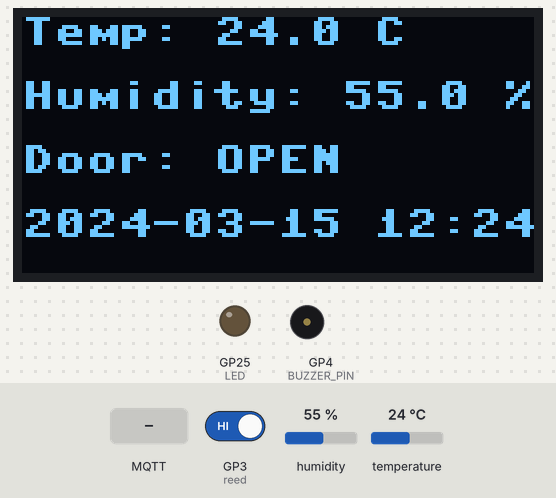
Recording of a program running on a simulated Raspberry Pi Pico running MicroPython. On the bench: 128×64 one-colour display, output pins drawn as LEDs (lit = HIGH), buzzer (waves = sounding, pin HIGH). The inputs (shaded band) are chosen by the test bench; at power-on: GP3 (reed) HIGH, humidity 55 %, temperature 24 °C. WiFi joins after 1.5 s; the clock reads 2024-03-15 10:24:30 at power-on unless the program sets it; files the program writes start out absent; no MQTT or app messages arrive unless stated; outgoing connections fail; library files of the repository ran but are not shown: ssd1306.py; what the program prints to the serial console is not drawn.

Above: at 3.8 s.
3.9 s: GP3 (reed) driven LOW
At 14.4 s:
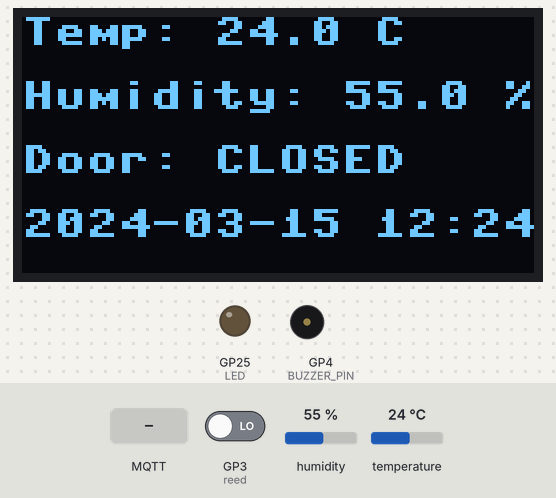
14.7 s: MQTT message "1" arrives on the first subscribed topic
At 14.83 s:
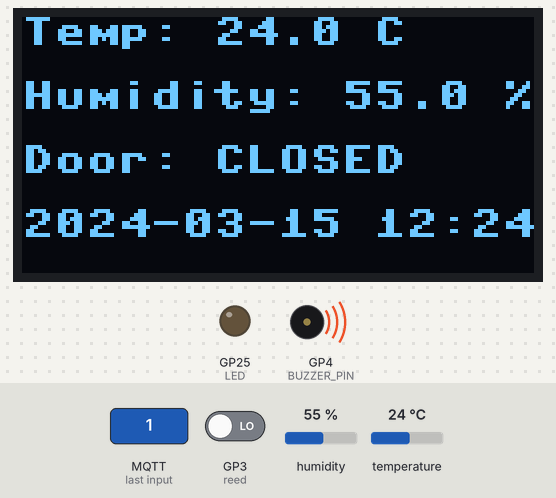
17.7 s: humidity set to 22 %
At 23.83 s:
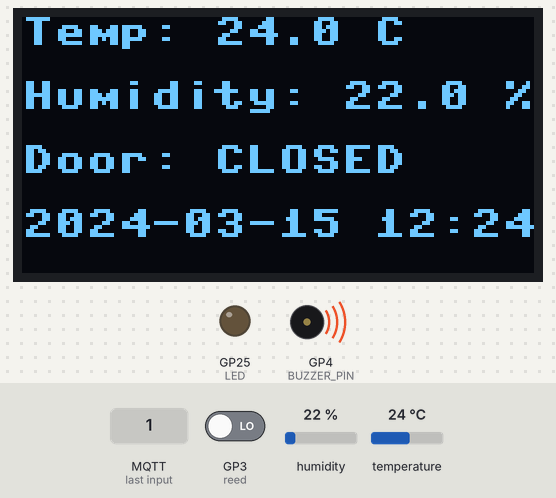
24.8 s: GP3 (reed) driven HIGH
At 34.33 s:
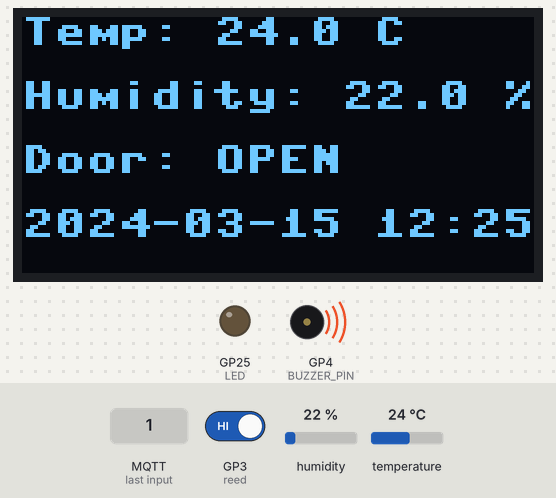
36.2 s: temperature set to 12 °C
At 43.83 s:
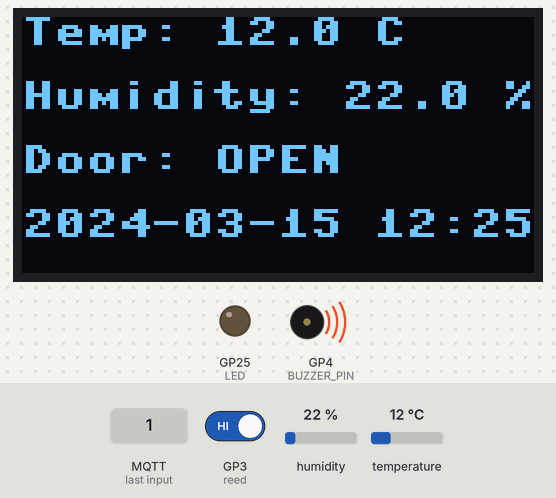
44.9 s: humidity set to 40 %
At 53.83 s:
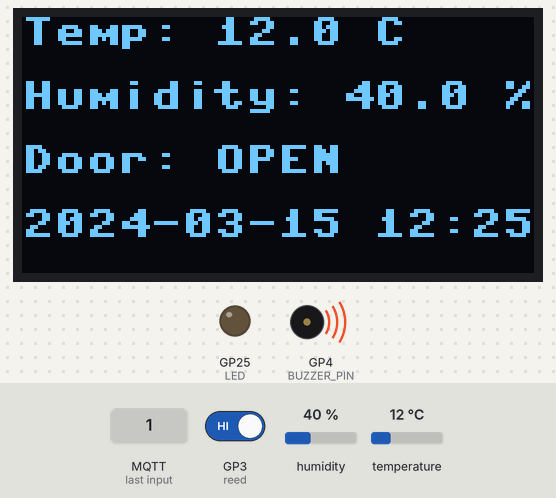
Timing chart, 0 to 56.0 s (numbered marks = the images above; inputs shaded):
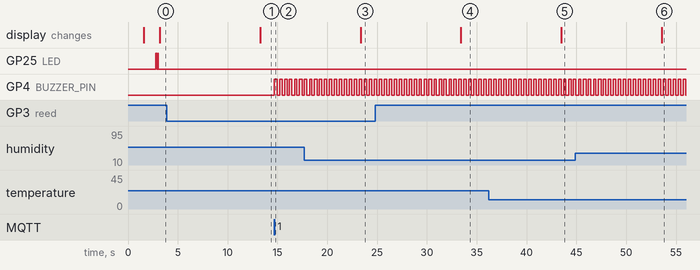

The program:

main.py
```python
"""Clinic medicine storage monitor - generic Raspberry Pi Pico W firmware.

One binary (MicroPython), four roles selected in config.py:

  storage  publishes {deviceId, temperatureC, humidityPct, recordedAt}
           to clinic/storage/<DEVICE_ID>/telemetry
  climate  publishes {sensorId, temp, humidity, recordedAt}
           to clinic/sensors/<SENSOR_ID>/telemetry/climate
  door     publishes {sensorId, containerOpen, recordedAt}
           to clinic/sensors/<SENSOR_ID>/telemetry/door on change + heartbeat
  buzzer   subscribes to clinic/actuators/<ACTUATOR_ID>/commands/buzzer,
           drives the buzzer pin, acks on clinic/actuators/<ACTUATOR_ID>/status

Topics and payloads mirror server/src/mqtt/mqtt.options.ts and
server/src/notifications/notification.dto.ts. Sensor roles publish a
retained online status on connect and register a retained offline last-will
so the server's clinic/sensors/<id>/status handler sees both edges.

Behavior on failure: the sensor roles keep sampling while the link is down.
Every reading is appended to the microSD history (sdlog.py); readings that
cannot be sent are queued on the card and replayed, oldest first, once the
session is back. Sensor roles reconnect through Uplink below; the buzzer
relies on umqtt.robust. If something else breaks, main() re-establishes WiFi
and rebuilds the session. The device never needs a reset to recover.
"""

import json
import time

import config
import machine
import sdlog
from net import (
    clock_due,
    connect_wifi,
    iso_sast,
    local_hms,
    local_iso,
    local_time_str,
    sync_clock,
    wifi_nudge,
    wifi_ok,
)
from umqtt.robust import MQTTClient
from umqtt.simple import MQTTClient as SimpleClient

# ---------------------------------------------------------------------------
# Role constants (match config.ROLE)
# ---------------------------------------------------------------------------
ROLE_STORAGE = "storage"
ROLE_CLIMATE = "climate"
ROLE_DOOR = "door"
ROLE_BUZZER = "buzzer"

LED = machine.Pin("LED", machine.Pin.OUT)


def log(*args):
    # Everything the Pico shows or sends is local time (SAST).
    print("[%s] [%s]" % (local_hms() or "--:--:--", config.DEVICE_ID), *args)


def blink(n=1, ms=80):
    for _ in range(n):
        LED.on()
        time.sleep_ms(ms)
        LED.off()
        if n > 1:
            time.sleep_ms(ms)


def dumps(payload):
    return json.dumps(payload)


def sensor_status_topic():
    return "clinic/sensors/%s/status" % config.SENSOR_ID


def actuator_status_topic():
    return "clinic/actuators/%s/status" % config.ACTUATOR_ID


def make_client():
    """Build the MQTT client for the configured role (not connected yet)."""
    client = MQTTClient(
        "pico-%s-%s" % (config.ROLE, config.DEVICE_ID),
        config.MQTT_BROKER,
        config.MQTT_PORT,
        user=config.MQTT_USER,
        password=config.MQTT_PASSWORD,
        keepalive=config.MQTT_KEEPALIVE,
    )
    client.DEBUG = True

    if config.ROLE != ROLE_BUZZER:
        # Retained last-will: if the device dies, the server flips it offline.
        client.set_last_will(
            sensor_status_topic(), dumps({"online": False}), retain=True, qos=0
        )

    return client


def connect_client(client):
    # A socket timeout makes a dead link raise OSError instead of hanging, but
    # the buzzer blocks on wait_msg() between commands, so it must not have one.
    timeout = None if config.ROLE == ROLE_BUZZER else config.MQTT_SOCKET_TIMEOUT_S
    client.connect(clean_session=False, timeout=timeout)
    log("mqtt: connected to %s:%s as %s (%s role)" % (
        config.MQTT_BROKER, config.MQTT_PORT, client.client_id, config.ROLE))


def publish_online(client):
    if config.ROLE != ROLE_BUZZER:
        # SimpleClient, not robust: raise on failure rather than retry forever.
        SimpleClient.publish(
            client,
            sensor_status_topic().encode(),
            dumps({"online": True}).encode(),
            retain=True,
            qos=0,
        )
    blink(2)


def buzzer_mode(text):
    """Map a server buzzer command to "off", "beep" or "continuous".

    Alerts arrive as {"on": true, "pattern": "beep"}; only an explicit
    "continuous" gives a solid tone, so anything else that turns the buzzer
    on beeps. The server publishes through NestJS, which wraps the payload as
    {"pattern": <topic>, "data": {...}}, so that envelope is unwrapped first.
    Plain "on"/"true"/"1" text is accepted too.
    """
    try:
        command = json.loads(text)
    except ValueError:
        command = text.strip().lower() in ("on", "true", "1")
    if isinstance(command, dict) and isinstance(command.get("data"), dict):
        command = command["data"]
    if isinstance(command, dict):
        on = bool(command.get("on", False))
        pattern = command.get("pattern")
    else:
        on = bool(command)
        pattern = None
    if not on:
        return "off"
    return "continuous" if pattern == "continuous" else "beep"


class Buzzer:
    """Buzzer on BUZZER_PIN: off, beeping, or solid. Call update() often (~20 ms).

    Beeping is driven by the clock rather than sleeps, so the main loop keeps
    sampling, publishing and listening for commands while it sounds.
    """

    def __init__(self):
        self.pin = machine.Pin(config.BUZZER_PIN, machine.Pin.OUT, value=0)
        self.mode = "off"
        self.started = time.ticks_ms()

    def set(self, mode):
        if mode != self.mode:
            self.mode = mode
            self.started = time.ticks_ms()  # start every beep sequence on a beep
            log("buzzer %s" % mode.upper())
        self.update()

    def update(self):
        if self.mode == "beep":
            phase = time.ticks_diff(time.ticks_ms(), self.started) % (
                config.BUZZER_BEEP_ON_MS + config.BUZZER_BEEP_OFF_MS
            )
            self.pin.value(1 if phase < config.BUZZER_BEEP_ON_MS else 0)
        else:
            self.pin.value(1 if self.mode == "continuous" else 0)


def buzzer_topic():
    return "clinic/actuators/%s/commands/buzzer" % config.ACTUATOR_ID


class Uplink:
    """Publisher for the sensor roles that keeps working through outages.

    umqtt.robust would retry a failed publish forever, stalling sampling for
    the whole outage. Uplink instead queues readings on the SD card, retries
    the connection every RECONNECT_DELAY_S, and replays the backlog in order
    (SD_REPLAY_BATCH rows per tick) before sending live readings again.
    Call tick() regularly; send() for each reading.

    With a Buzzer attached it also listens for the server's buzzer commands
    (clinic/actuators/<ACTUATOR_ID>/commands/buzzer): idle() sleeps while
    polling for them and keeping the beep pattern going.
    """

    def __init__(self, client, buzzer=None):
        self.client = client
        self.buzzer = buzzer
        self.up = False
        self.last_try = time.ticks_ms()

    def _down(self, e):
        if self.up:
            log("link down, queueing readings on SD: %r" % e)
        self.up = False
        self.last_try = time.ticks_ms()

    def _publish(self, topic, body):
        SimpleClient.publish(self.client, topic, body, False, 0)

    def connect(self):
        try:
            connect_client(self.client)
            publish_online(self.client)
            if self.buzzer is not None:
                self.client.set_callback(self._on_command)
                self.client.subscribe(buzzer_topic().encode(), qos=0)
                # Registers this Pico as an actuator so alerts at its location reach it.
                self._publish(
                    actuator_status_topic().encode(), dumps({"state": "online"}).encode()
                )
            self.up = True
            log("link up")
        except OSError as e:
            log("mqtt: connect failed: %r" % e)
            self._down(e)

    def tick(self):
        """Reconnect if down, keep the clock synced, then replay a batch of the backlog."""
        if not self.up:
            if time.ticks_diff(time.ticks_ms(), self.last_try) < config.RECONNECT_DELAY_S * 1000:
                return
            self.last_try = time.ticks_ms()
            if not wifi_ok():
                wifi_nudge()
                return
            self.connect()
        if self.up:
            if clock_due():  # retry if the boot sync failed, then daily for drift
                sync_clock(attempts=1)
            try:
                sdlog.drain(self._publish, config.SD_REPLAY_BATCH)
            except OSError as e:
                self._down(e)

    def send(self, topic, payload):
        body = dumps(payload)
        # While a backlog exists new readings queue behind it to keep order.
        if self.up and not sdlog.has_backlog():
            try:
                self._publish(topic.encode(), body.encode())
                return
            except OSError as e:
                self._down(e)
        sdlog.enqueue(topic, body)

    def _on_command(self, topic, msg):
        text = msg.decode()
        log("<- %s %s" % (topic.decode(), text))
        mode = buzzer_mode(text)
        self.buzzer.set(mode)
        try:  # ack; the server just marks the actuator as seen
            self._publish(
                actuator_status_topic().encode(),
                dumps({"state": "ack", "command": "off" if mode == "off" else "on"}).encode(),
            )
        except OSError as e:
            self._down(e)

    def poll(self):
        """Advance the beep pattern and handle at most one pending command."""
        if self.buzzer is None:
            return
        self.buzzer.update()
        if not self.up:
            return
        try:
            SimpleClient.check_msg(self.client)
            # wait_msg() leaves the socket blocking; restore the timeout so a
            # dead link still raises instead of hanging the next publish.
            self.client.sock.settimeout(config.MQTT_SOCKET_TIMEOUT_S)
        except OSError as e:
            self._down(e)

    def idle(self, seconds):
        """Sleep `seconds` while polling, so the buzzer and commands stay responsive."""
        end = time.ticks_add(time.ticks_ms(), int(seconds * 1000))
        while time.ticks_diff(end, time.ticks_ms()) > 0:
            self.poll()
            time.sleep_ms(20)


# ---------------------------------------------------------------------------
# DHT22 / DHT11 reading (storage + climate roles)
# ---------------------------------------------------------------------------
_dht = None


def dht_sensor():
    global _dht
    if _dht is None:
        import dht

        cls = dht.DHT11 if config.SENSOR_TYPE == "dht11" else dht.DHT22
        _dht = cls(machine.Pin(config.DHT_PIN))
    return _dht


def read_temp_humidity():
    """Return (temp_c, humidity_pct) or None after 3 failed measures."""
    sensor = dht_sensor()
    for attempt in range(3):
        try:
            sensor.measure()
            return sensor.temperature(), sensor.humidity()
        except OSError as e:
            log("dht: measure failed (%r), attempt %d/3" % (e, attempt + 1))
            time.sleep(2)
    return None


# ---------------------------------------------------------------------------
# SSD1306 OLED local display helper (storage role)
# ---------------------------------------------------------------------------
_oled = None


def oled_display():
    global _oled
    if _oled is None:
        from machine import I2C, Pin
        import ssd1306

        try:
            i2c = I2C(0, scl=Pin(config.OLED_SCL_PIN), sda=Pin(config.OLED_SDA_PIN), freq=config.OLED_I2C_FREQ)
            _oled = ssd1306.SSD1306_I2C(128, 64, i2c, addr=config.OLED_ADDR)
            _oled.fill(0)
            _oled.text("Booting...", 0, 30)
            _oled.show()
        except Exception as e:
            log("oled: init failed: %r" % e)
            _oled = None
    return _oled


def show_oled(temp_c=None, humidity=None, door_open=None):
    """Refresh the local display; silently skip if the OLED is absent."""
    oled = oled_display()
    if oled is None:
        return
    oled.fill(0)
    if temp_c is not None:
        oled.text("Temp: {:.1f} C".format(temp_c), 0, 0)
    if humidity is not None:
        oled.text("Humidity: {:.1f} %".format(humidity), 0, 16)
    if door_open is not None:
        oled.text("Door: " + ("OPEN" if door_open else "CLOSED"), 0, 32)
    oled.text(local_time_str() or "time not synced", 0, 48)  # SAST
    oled.show()


# ---------------------------------------------------------------------------
# Role: storage (clinic/storage/<id>/telemetry)
# ---------------------------------------------------------------------------
def run_storage(uplink):
    reed = machine.Pin(config.DOOR_PIN, machine.Pin.IN, machine.Pin.PULL_UP)

    while True:
        uplink.tick()
        reading = read_temp_humidity()
        if reading is not None:
            temp_c, humidity = reading
            payload = {
                "deviceId": config.DEVICE_ID,
                "temperatureC": round(temp_c, 1),
                "humidityPct": round(humidity, 1),
                "recordedAt": iso_sast(),
            }
            topic = "clinic/storage/%s/telemetry" % config.DEVICE_ID
            uplink.send(topic, payload)
            log("-> %s %s" % (topic, payload))

            door_open = reed.value() == 1
            if not config.DOOR_CLOSED_WHEN_LOW:
                door_open = not door_open
            door_payload = {
                "sensorId": config.DEVICE_ID,
                "containerOpen": door_open,
                "recordedAt": iso_sast(),
            }
            door_topic = "clinic/sensors/%s/telemetry/door" % config.DEVICE_ID
            uplink.send(door_topic, door_payload)
            log("-> %s %s" % (door_topic, door_payload))
            sdlog.log_history(local_iso(), config.DEVICE_ID, payload["temperatureC"],
                              payload["humidityPct"], door_open)

            show_oled(temp_c, humidity, door_open)
        else:
            log("dht: no reading this cycle")
        uplink.idle(config.READ_INTERVAL_S)


# ---------------------------------------------------------------------------
# Role: climate (clinic/sensors/<id>/telemetry/climate)
# ---------------------------------------------------------------------------
def run_climate(uplink):
    while True:
        uplink.tick()
        reading = read_temp_humidity()
        if reading is not None:
            temp_c, humidity = reading
            payload = {
                "sensorId": config.SENSOR_ID,
                "temp": round(temp_c, 1),
                "humidity": round(humidity, 1),
                "recordedAt": iso_sast(),
            }
            topic = "clinic/sensors/%s/telemetry/climate" % config.SENSOR_ID
            uplink.send(topic, payload)
            log("-> %s %s" % (topic, payload))
            sdlog.log_history(local_iso(), config.SENSOR_ID, payload["temp"],
                              payload["humidity"])
        else:
            log("dht: no reading this cycle")
        time.sleep(config.READ_INTERVAL_S)


# ---------------------------------------------------------------------------
# Role: door (clinic/sensors/<id>/telemetry/door)
# ---------------------------------------------------------------------------
def run_door(uplink):
    pin = machine.Pin(config.DOOR_PIN, machine.Pin.IN, machine.Pin.PULL_UP)
    topic = "clinic/sensors/%s/telemetry/door" % config.SENSOR_ID

    def door_open():
        closed = pin.value() == 0  # LOW = switch closed to GND
        if config.DOOR_CLOSED_WHEN_LOW:
            return not closed
        return closed

    def publish_state():
        payload = {
            "sensorId": config.SENSOR_ID,
            "containerOpen": door_open(),
            "recordedAt": iso_sast(),
        }
        uplink.send(topic, payload)
        log("-> %s %s" % (topic, payload))
        sdlog.log_history(local_iso(), config.SENSOR_ID,
                          door_open=payload["containerOpen"])

    publish_state()  # initial state so the dashboard starts correct
    last_state = door_open()
    last_sent = time.ticks_ms()
    last_tick = last_sent

    while True:
        time.sleep_ms(20)
        if time.ticks_diff(time.ticks_ms(), last_tick) > 2000:
            uplink.tick()  # reconnect / replay even when the door is quiet
            last_tick = time.ticks_ms()
        state = door_open()
        if state != last_state:
            time.sleep_ms(config.DOOR_DEBOUNCE_MS)
            if door_open() == state:  # still the same after debounce
                publish_state()
                last_state = state
                last_sent = time.ticks_ms()
        elif time.ticks_diff(time.ticks_ms(), last_sent) > config.DOOR_HEARTBEAT_S * 1000:
            publish_state()
            last_sent = time.ticks_ms()


# ---------------------------------------------------------------------------
# Role: buzzer (subscribe commands, drive pin, ack)
# ---------------------------------------------------------------------------
def run_buzzer(client):
    buzzer = Buzzer()
    client.set_callback(None)
    client.subscribe(buzzer_topic().encode(), qos=0)
    log("listening on %s" % buzzer_topic())

    def on_command(topic, msg):
        text = msg.decode()
        log("<- %s %s" % (topic.decode(), text))
        mode = buzzer_mode(text)
        buzzer.set(mode)
        # Ack back to the server (handleBuzzerStatus just marks the actuator seen).
        client.publish(
            actuator_status_topic().encode(),
            dumps({"state": "ack", "command": "off" if mode == "off" else "on"}).encode(),
            qos=0,
        )

    client.set_callback(on_command)
    while True:
        client.check_msg()  # non-blocking, so the beep pattern keeps running
        buzzer.update()
        time.sleep_ms(20)


# ---------------------------------------------------------------------------
# Main loop with WiFi/MQTT recovery
# ---------------------------------------------------------------------------
ROLE_RUNNERS = {
    ROLE_STORAGE: run_storage,
    ROLE_CLIMATE: run_climate,
    ROLE_DOOR: run_door,
    ROLE_BUZZER: run_buzzer,
}


def run_role_forever():
    """Create a session and run the role until something unexpected breaks."""
    client = make_client()
    runner = ROLE_RUNNERS[config.ROLE]
    if config.ROLE == ROLE_BUZZER:
        connect_client(client)
        publish_online(client)
        runner(client)
        return
    # Sensor roles sample even if the broker is unreachable right now: the
    # uplink queues to the SD card and keeps retrying the connection.
    buzzer = Buzzer() if config.ROLE == ROLE_STORAGE and config.STORAGE_HAS_BUZZER else None
    uplink = Uplink(client, buzzer)
    uplink.connect()
    runner(uplink)


def main():
    log("firmware starting: role=%s id=%s" % (config.ROLE, config.DEVICE_ID))
    if config.ROLE == ROLE_STORAGE:
        oled_display()
    connect_wifi()

    if config.ROLE == ROLE_STORAGE:
        show_oled(temp_c=None, humidity=None, door_open=None)
    sync_clock()
    if config.ROLE != ROLE_BUZZER:
        sdlog.mount()

    runner = ROLE_RUNNERS.get(config.ROLE)
    if runner is None:
        raise SystemExit("config.ROLE must be one of %s" % sorted(ROLE_RUNNERS))

    while True:
        try:
            run_role_forever()
        except OSError as e:
            log("connection lost: %r" % e)
            buzzer_cleanup()
        except Exception as e:
            log("unexpected error: %r" % e)
            buzzer_cleanup()
        while not wifi_ok():
            log("wifi down, retrying in %ds" % config.RECONNECT_DELAY_S)
            time.sleep(config.RECONNECT_DELAY_S)
            connect_wifi()
        time.sleep(config.RECONNECT_DELAY_S)


def buzzer_cleanup():
    """Silence the buzzer if we lose connectivity while it is sounding."""
    try:
        machine.Pin(config.BUZZER_PIN, machine.Pin.OUT, value=0)
    except Exception:
        pass


if __name__ == "__main__":
    main()
```

Source omitted: config.py (4835 bytes), sdlog.py (4477 bytes), net.py (5739 bytes)

Measured:
- after the input at 3.9 s, the display: changes after 9.4 s (image 1)
- after the input at 14.7 s, GP4 (BUZZER_PIN): alternates HIGH for 0.24 s and LOW for 0.24 s, starting at once
- after the input at 17.7 s, the display: changes after 5.6 s (image 3)
- after the input at 24.8 s, the display: changes after 8.6 s (image 4)
- after the input at 36.2 s, the display: changes after 7.3 s (image 5)
- after the input at 44.9 s, the display: changes after 8.7 s (image 6)
- by itself, GP25 (LED): alternates HIGH for 0.08 s and LOW for 0.08 s, 4 changes in all, then stays LOW
